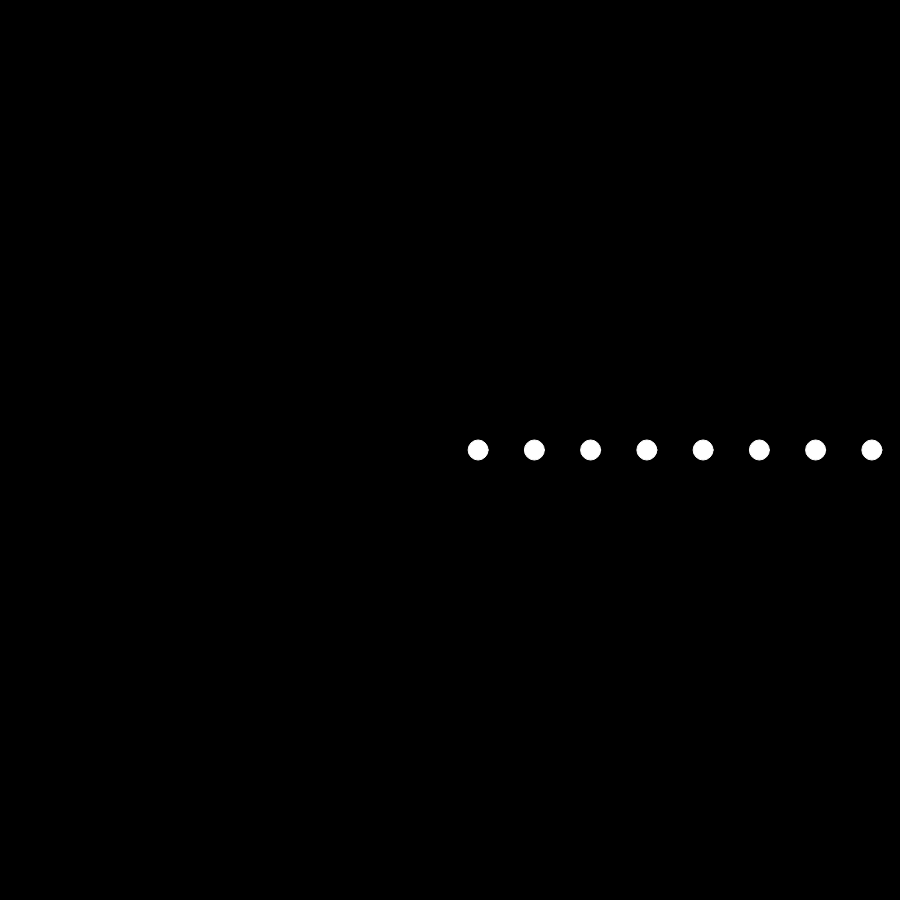
Frame 1 (no input)
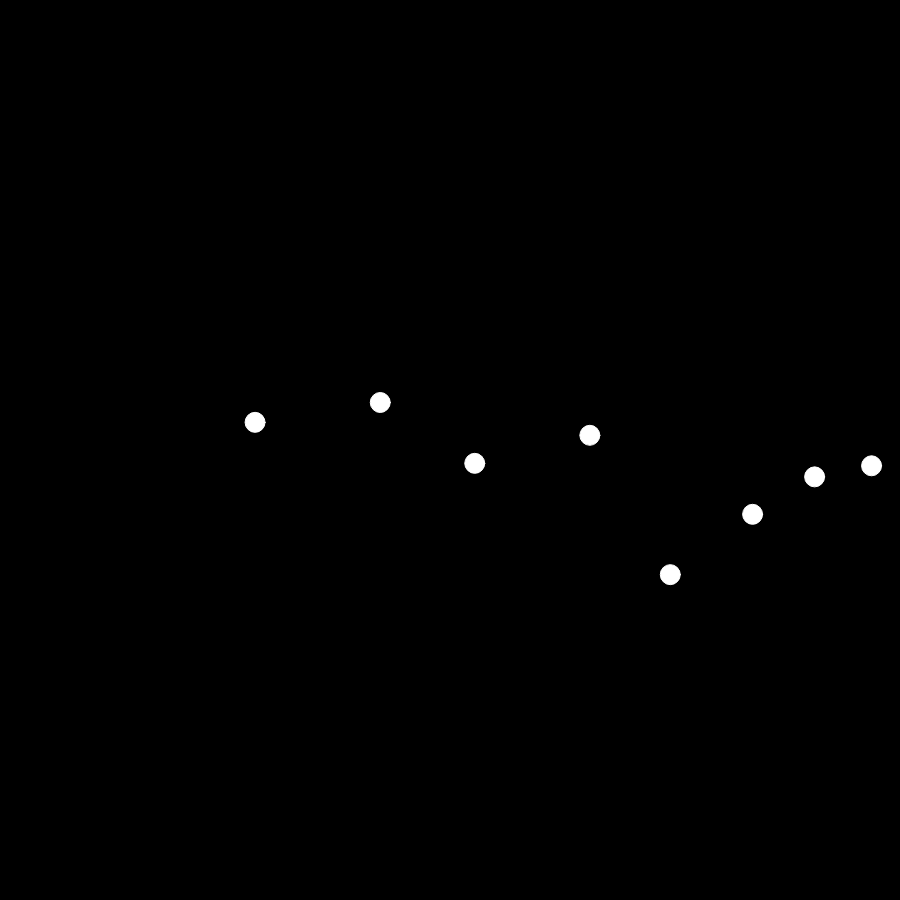
Frame 60 (no input)
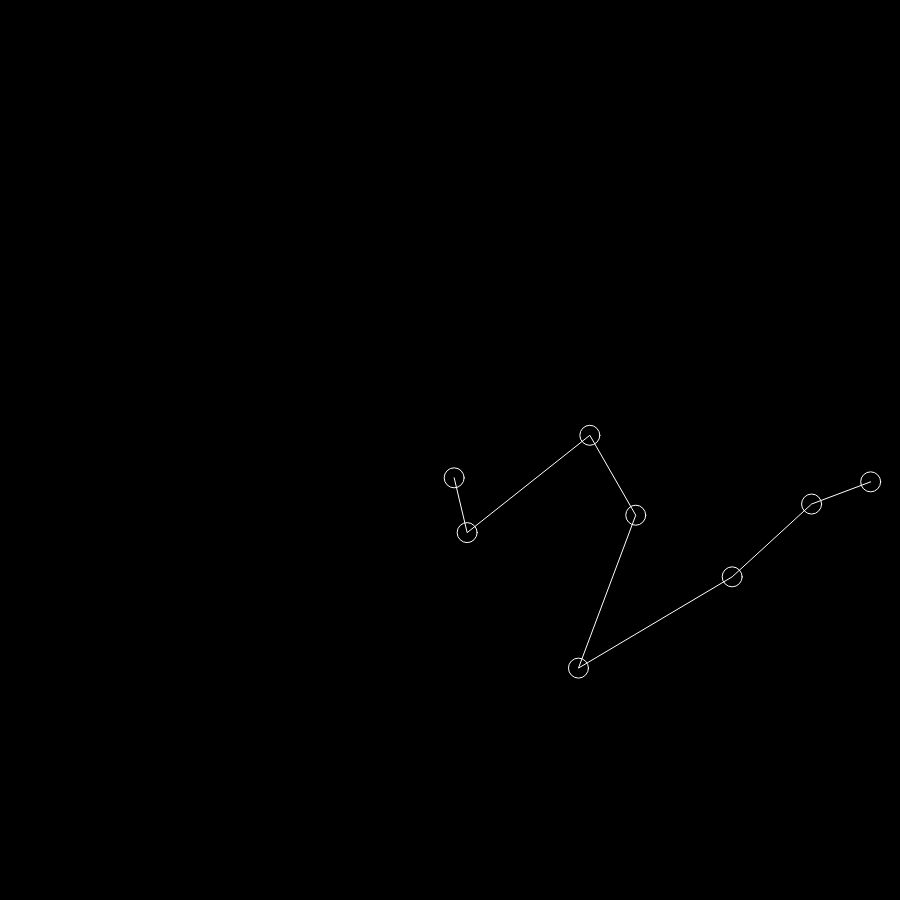
Frame 120 (the mouse pressed at the canvas centre since frame 60)

The p5.js sketch that drew these frames (run headless with seeded random() and noise() and a simulated clock; from frame 60 on, the mouse is pressed at the canvas centre):

// p5.js sketch
// ── sketch.js
let earthDaysToAYear   = [88, 225, 365, 687, (12 * 365), (29.5 * 365), (84 * 365), (165 * 365)];
let distanceFromCenter = [70, 100, 150, 200,  300,        350,          370,        390];
let diameters          = [20, 20,  20,  20,   20,         20,           20,         20]; 
let planets = new Array(8);
let yearInDays = 0;
let lines = false;
let offset;

function setup(){
    createCanvas(900, 900);
    angleMode(DEGREES);
    background(0);
    stroke(255);
    strokeWeight(1);

    offset = ((width / 2)) / 8;

    buildPlanets();
}

function draw(){
    background(0);
    translate(width / 2, height / 2);

    drawPlanets();
    yearInDays = (yearInDays + 365/60);
}

function buildPlanets(){
    for (let i = 0; i < planets.length; i++) {
        let planet = {
            diameter: diameters[i],
            distance: (i * offset) + offset/2,
        };
        planets[i] = planet;
    }
}

function drawPlanets(){
    if(lines)
        noFill();
    else
        fill(255);

    beginShape();
    for (let i = 0; i < planets.length; i++) {;
        let planet = planets[i];
        let angle = map(yearInDays, 0, earthDaysToAYear[i], 0, 360);
        let x = cos(angle) * planet.distance;
        let y = sin(angle) * planet.distance
        let planetDiameter = planet.diameter; 
        circle(x, y, planetDiameter);
        if(lines)
            vertex(x, y);        
    }
    endShape();
}

function mousePressed(){
    lines = !lines;
}
